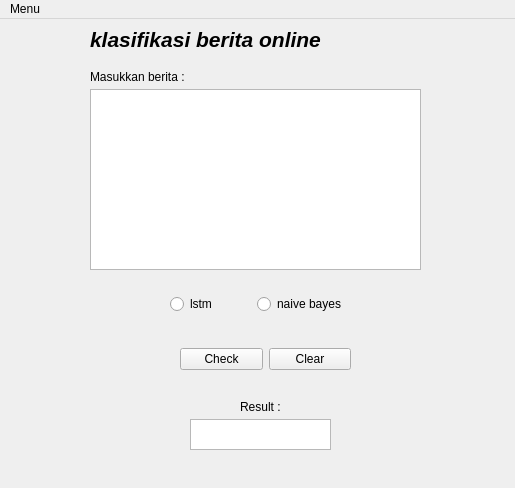
<?xml version="1.0" encoding="UTF-8"?>
<ui version="4.0">
 <class>MainWindow</class>
 <widget class="QMainWindow" name="MainWindow">
  <property name="geometry">
   <rect>
    <x>0</x>
    <y>0</y>
    <width>515</width>
    <height>488</height>
   </rect>
  </property>
  <property name="windowTitle">
   <string>MainWindow</string>
  </property>
  <widget class="QWidget" name="centralwidget">
   <widget class="QLabel" name="tittle">
    <property name="geometry">
     <rect>
      <x>90</x>
      <y>10</y>
      <width>371</width>
      <height>21</height>
     </rect>
    </property>
    <property name="font">
     <font>
      <pointsize>16</pointsize>
      <weight>75</weight>
      <italic>true</italic>
      <bold>true</bold>
     </font>
    </property>
    <property name="text">
     <string>klasifikasi berita online</string>
    </property>
   </widget>
   <widget class="QLabel" name="newsInput">
    <property name="geometry">
     <rect>
      <x>90</x>
      <y>50</y>
      <width>111</width>
      <height>16</height>
     </rect>
    </property>
    <property name="text">
     <string>Masukkan berita : </string>
    </property>
   </widget>
   <widget class="QWidget" name="verticalLayoutWidget">
    <property name="geometry">
     <rect>
      <x>90</x>
      <y>70</y>
      <width>331</width>
      <height>181</height>
     </rect>
    </property>
    <layout class="QVBoxLayout" name="verticalLayout">
     <item>
      <widget class="QTextEdit" name="inputNewsEdit"/>
     </item>
    </layout>
   </widget>
   <widget class="QLabel" name="resultLabel">
    <property name="geometry">
     <rect>
      <x>240</x>
      <y>380</y>
      <width>51</width>
      <height>16</height>
     </rect>
    </property>
    <property name="text">
     <string>Result : </string>
    </property>
   </widget>
   <widget class="QPlainTextEdit" name="resultOutput">
    <property name="geometry">
     <rect>
      <x>190</x>
      <y>400</y>
      <width>141</width>
      <height>31</height>
     </rect>
    </property>
   </widget>
   <widget class="QWidget" name="horizontalLayoutWidget">
    <property name="geometry">
     <rect>
      <x>180</x>
      <y>320</y>
      <width>171</width>
      <height>41</height>
     </rect>
    </property>
    <layout class="QHBoxLayout" name="horizontalLayout">
     <item>
      <widget class="QPushButton" name="checkButton">
       <property name="text">
        <string>Check</string>
       </property>
      </widget>
     </item>
     <item>
      <widget class="QPushButton" name="deleteButton">
       <property name="text">
        <string>Clear</string>
       </property>
      </widget>
     </item>
    </layout>
   </widget>
   <widget class="QWidget" name="horizontalLayoutWidget_2">
    <property name="geometry">
     <rect>
      <x>170</x>
      <y>270</y>
      <width>177</width>
      <height>31</height>
     </rect>
    </property>
    <layout class="QHBoxLayout" name="horizontalLayout_2">
     <item>
      <widget class="QRadioButton" name="lstmRadio">
       <property name="text">
        <string>lstm</string>
       </property>
      </widget>
     </item>
     <item>
      <widget class="QRadioButton" name="naiveRadio">
       <property name="text">
        <string>naive bayes</string>
       </property>
      </widget>
     </item>
    </layout>
   </widget>
  </widget>
  <widget class="QMenuBar" name="menubar">
   <property name="geometry">
    <rect>
     <x>0</x>
     <y>0</y>
     <width>515</width>
     <height>25</height>
    </rect>
   </property>
   <widget class="QMenu" name="menuMenu">
    <property name="title">
     <string>Menu</string>
    </property>
    <addaction name="actionReset"/>
    <addaction name="actionquit"/>
   </widget>
   <addaction name="menuMenu"/>
  </widget>
  <action name="actionReset">
   <property name="text">
    <string>reset</string>
   </property>
   <property name="shortcut">
    <string>Ctrl+R</string>
   </property>
  </action>
  <action name="actionquit">
   <property name="text">
    <string>quit</string>
   </property>
   <property name="shortcut">
    <string>Ctrl+Q</string>
   </property>
  </action>
 </widget>
 <resources/>
 <connections/>
</ui>
